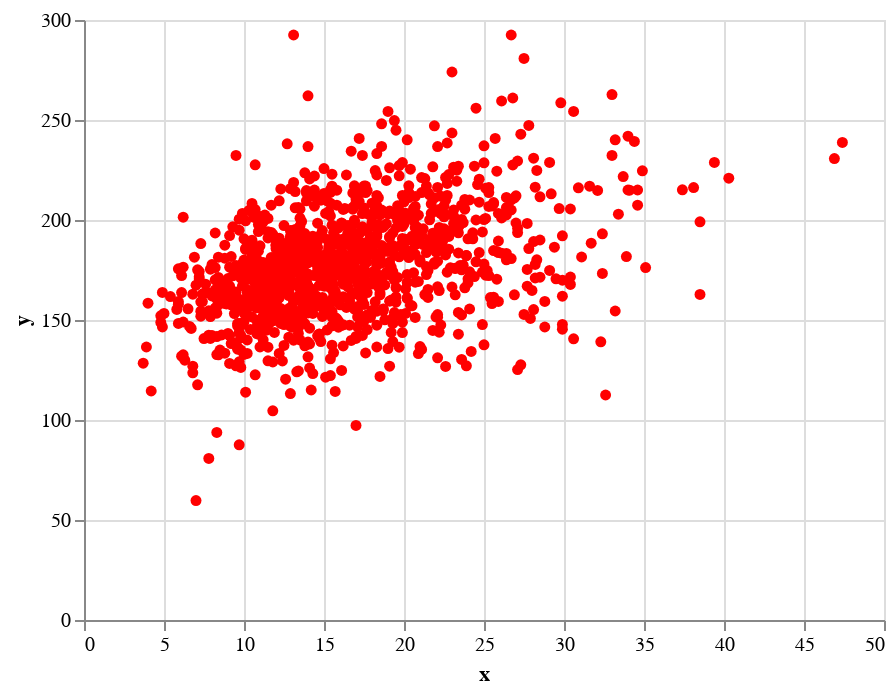

Source (notebook cell):
### Code cell
scatter_chart = alt.Chart(pd.DataFrame({'x':X_test, 'y': y_test})).mark_circle(opacity=1, color='red').encode(
    x='x',
    y='y'
  )
scatter_chart

### Figure 1 — Vega-Lite specification as saved in the notebook (floating-point values rounded to 4 significant figures; data arrays with more than 128 entries replaced by an {"elided": "..."} marker saying what was removed)
{"config": {"view": {"continuousWidth": 400, "continuousHeight": 300}}, "data": {"name": "data-cd34c70ebf8a680021ecfd83b205d722"}, "mark": {"type": "circle", "color": "red", "opacity": 1}, "encoding": {"x": {"field": "x", "type": "quantitative"}, "y": {"field": "y", "type": "quantitative"}}, "$schema": "https://vega.github.io/schema/vega-lite/v4.17.0.json", "datasets": {"data-cd34c70ebf8a680021ecfd83b205d722": {"elided": "1219 records"}}}
